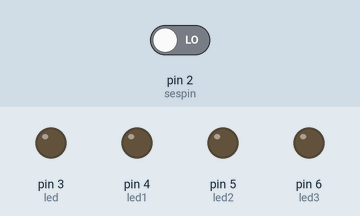
Simulated run of this sketch. Board: Arduino Uno, built with avr-gcc and run on an emulated ATmega328P. Shown: output pins drawn as LEDs (lit = HIGH). The inputs (shaded band) are chosen by the test bench; at power-on: pin 2 (sespin) LOW.

Above: at 1.2 s.
1.3 s: pin 2 (sespin) driven HIGH
At 2.7 s:
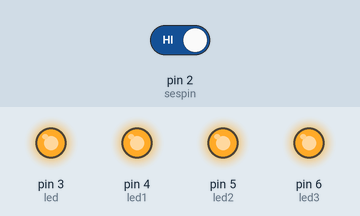
Timing chart, 0 to 4.3 s (numbered marks = the images above; inputs shaded):
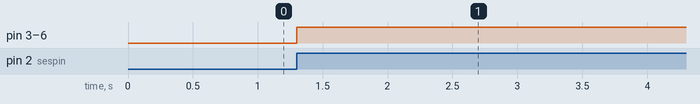

The sketch:

kod.ino
```cpp
int led = 3;
int sespin = 2;
int led1 = 4;
int led2 = 5;
int led3 = 6;
int alkis=0;
void setup() {
  pinMode(led, OUTPUT);
  pinMode(led1, OUTPUT);
  pinMode(led2, OUTPUT);
  pinMode(led3, OUTPUT);
  pinMode(sespin, INPUT);


}

void loop() {
  int sesdegeri =digitalRead(sespin);

  if (sesdegeri == HIGH)
  {
    digitalWrite(led, HIGH);
    digitalWrite(led1, HIGH);
    digitalWrite(led2, HIGH);
    digitalWrite(led3, HIGH);
    delay(10000);

  }
  else {
    digitalWrite(led, LOW);
    digitalWrite(led1, LOW);
    digitalWrite(led2, LOW);
    digitalWrite(led3, LOW);
  }

}
```

Measured:
- after the input at 1.3 s, pin 3 (led), pin 4 (led1), pin 5 (led2), pin 6 (led3): LOW → HIGH at once
